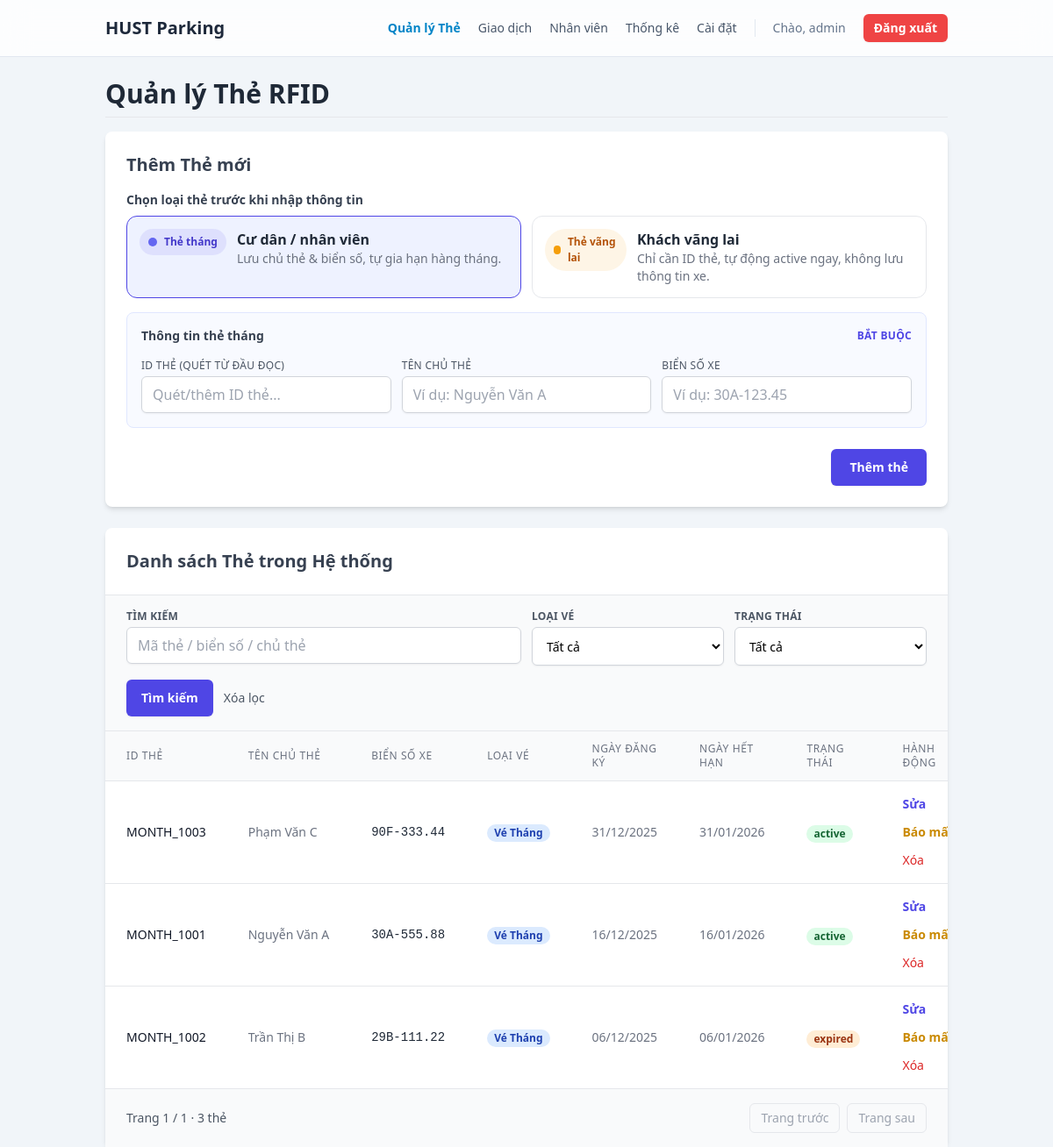
The app's page /admin/dashboard (signed in), older data.
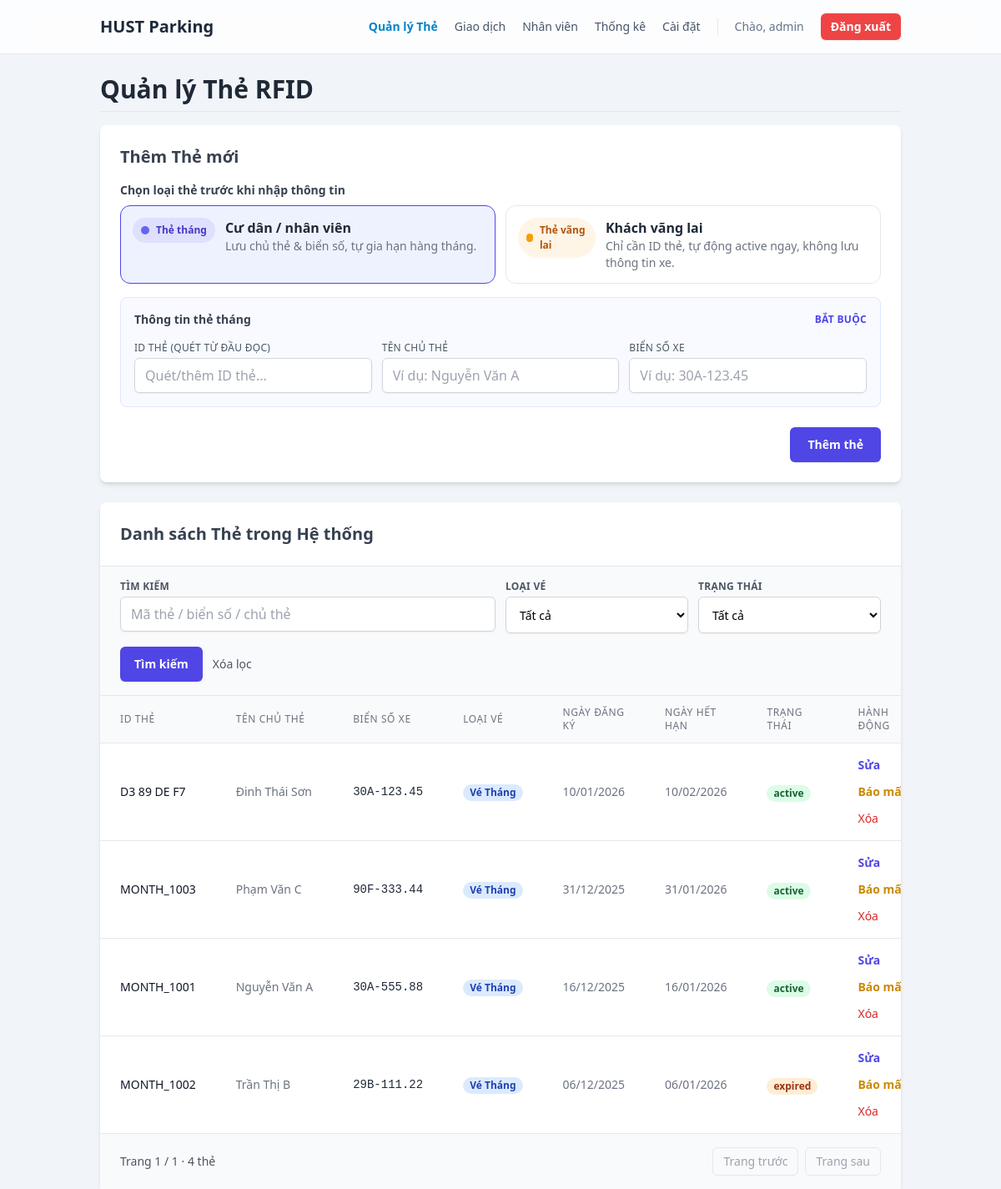
The same page, newer data.
### tables this page shows
CREATE TABLE cards (
            card_id TEXT PRIMARY KEY NOT NULL,
            holder_name TEXT,
            license_plate TEXT,
            ticket_type TEXT NOT NULL,
            expiry_date TEXT,
            created_at TEXT,
            status TEXT NOT NULL
        );

### app.py (the view)
@app.route('/admin/dashboard')
@login_required
@role_required('admin')
def admin_dashboard():
    q = (request.args.get('q') or '').strip()
    ticket_type = (request.args.get('ticket_type') or '').strip()
    status_filter = (request.args.get('status') or '').strip()
    page = parse_int_param(request.args.get('page', 1), 1)
    per_page = parse_int_param(request.args.get('per_page', 25), 25, 100)
    offset = (page - 1) * per_page
    conn = get_db_connection()
    conditions = []
    params = []
    now_str = datetime.now().strftime("%Y-%m-%d %H:%M:%S")
    if q:
        like_term = f"%{escape_like(q)}%"
        conditions.append(
            "(card_id LIKE ? ESCAPE '\\' OR IFNULL(holder_name,'') LIKE ? ESCAPE '\\' OR IFNULL(license_plate,'') LIKE ? ESCAPE '\\')"
        )
        params.extend([like_term, like_term, like_term])
    if ticket_type in ('monthly', 'daily'):
        conditions.append("ticket_type = ?")
        params.append(ticket_type)
    if status_filter == 'expired':
        conditions.append("ticket_type = 'monthly' AND expiry_date IS NOT NULL AND expiry_date < ?")
        params.append(now_str)
    elif status_filter in ('active', 'lost'):
        conditions.append("status = ?")
        params.append(status_filter)
    where_clause = f"WHERE {' AND '.join(conditions)}" if conditions else ""
    total_cards = conn.execute(f"SELECT COUNT(*) FROM cards {where_clause}", params).fetchone()[0]
    rows = conn.execute(
        f"""SELECT card_id, holder_name, license_plate, ticket_type, status, created_at, expiry_date
            FROM cards
            {where_clause}
            ORDER BY created_at DESC, card_id
            LIMIT ? OFFSET ?""",
        params + [per_page, offset]
    ).fetchall()
    conn.close()
    cards = []
    now_dt = datetime.now()
    for row in rows:
        card = dict(row)
        is_expired = False
        if card.get('expiry_date'):
            try:
                is_expired = datetime.strptime(card['expiry_date'], "%Y-%m-%d %H:%M:%S") < now_dt
            except ValueError:
                is_expired = False
        display_status = card.get('status') or 'unknown'
        if display_status != 'lost' and card.get('ticket_type') == 'monthly' and is_expired:
            display_status = 'expired'
        card['display_status'] = display_status
        cards.append(card)
    has_next = offset + per_page < total_cards
    prev_url = url_for('admin_dashboard', **{k: v for k, v in {
        'q': q or None,
        'ticket_type': ticket_type or None,
        'status': status_filter or None,
        'per_page': per_page,
        'page': page - 1
    }.items() if v is not None}) if page > 1 else None
    next_url = url_for('admin_dashboard', **{k: v for k, v in {
        'q': q or None,
        'ticket_type': ticket_type or None,
        'status': status_filter or None,
        'per_page': per_page,
        'page': page + 1
    }.items() if v is not None}) if has_next else None
    return render_template(
        'admin_dashboard.html',
        cards=cards,
        page=page,
        per_page=per_page,
        total_cards=total_cards,
        filters={
            'q': q,
            'ticket_type': ticket_type,
            'status': status_filter,
        },
        prev_url=prev_url,
        next_url=next_url
    )

### app/templates/admin_dashboard.html (shortened to what this page needs)
{% extends "layout.html" %}
{% block content %}
<div class="flex justify-between items-center pb-2 mb-4 border-b">
  <h1 class="text-3xl font-bold text-gray-800">Quản lý Thẻ RFID</h1>
</div>
<div class="mb-6 bg-white p-6 rounded-lg shadow-md">
  <h2 class="text-xl font-semibold mb-4 text-gray-700">Thêm Thẻ mới</h2>
  <form action="{{ url_for('add_card') }}" method="POST" class="space-y-4">
    <div>
      <p class="block text-sm font-semibold text-gray-700 mb-2">Chọn loại thẻ trước khi nhập thông tin</p>
      <div id="ticket-type-options" class="grid grid-cols-1 md:grid-cols-2 gap-3">
        <label class="ticket-option active" data-type="monthly">
          <div class="flex items-start gap-3">
            <div class="ticket-badge bg-indigo-600/10 text-indigo-700">
              <span class="h-2.5 w-2.5 rounded-full bg-indigo-500 inline-block"></span>
              Thẻ tháng
            </div>
            <div>
              <p class="text-base font-semibold text-gray-800">Cư dân / nhân viên</p>
              <p class="text-sm text-gray-500">Lưu chủ thẻ & biển số, tự gia hạn hàng tháng.</p>
            </div>
          </div>
        </label>
        <label class="ticket-option" data-type="daily">
          <div class="flex items-start gap-3">
            <div class="ticket-badge bg-amber-500/10 text-amber-700">
              <span class="h-2.5 w-2.5 rounded-full bg-amber-500 inline-block"></span>
              Thẻ vãng lai
            </div>
            <div>
              <p class="text-base font-semibold text-gray-800">Khách vãng lai</p>
              <p class="text-sm text-gray-500">Chỉ cần ID thẻ, tự động active ngay, không lưu thông tin xe.</p>
            </div>
          </div>
        </label>
      </div>
    </div>
    <div class="space-y-3">
      <div id="monthly-pane" class="border border-indigo-100 bg-indigo-50/40 rounded-lg p-4 monthly-field">
        <div class="flex items-center justify-between mb-4">
          <p class="text-sm font-semibold text-gray-700">Thông tin thẻ tháng</p>
          <span class="text-xs text-indigo-600 font-semibold uppercase tracking-wide">Bắt buộc</span>
        </div>
        <div class="grid grid-cols-1 lg:grid-cols-3 gap-3">
          <div>
            <label for="card_id_monthly" class="block text-xs font-medium text-gray-600 uppercase tracking-wide">ID Thẻ (quét từ đầu đọc)</label>
            <input type="text" id="card_id_monthly" name="card_id" class="mt-1 block w-full px-3 py-2 border border-gray-300 rounded-md shadow-sm focus:outline-none focus:ring-indigo-500 focus:border-indigo-500" placeholder="Quét/thêm ID thẻ..." required>
          </div>
          <div>
            <label for="holder_name" class="block text-xs font-medium text-gray-600 uppercase tracking-wide">Tên chủ thẻ</label>
            <input type="text" id="holder_name" name="holder_name" class="mt-1 block w-full px-3 py-2 border border-gray-300 rounded-md shadow-sm focus:outline-none focus:ring-indigo-500 focus:border-indigo-500" placeholder="Ví dụ: Nguyễn Văn A">
          </div>
          <div>
            <label for="license_plate" class="block text-xs font-medium text-gray-600 uppercase tracking-wide">Biển số xe</label>
            <input type="text" id="license_plate" name="license_plate" class="mt-1 block w-full px-3 py-2 border border-gray-300 rounded-md shadow-sm focus:outline-none focus:ring-indigo-500 focus:border-indigo-500" placeholder="Ví dụ: 30A-123.45">
          </div>
        </div>
      </div>
    </div>
    <div class="text-right pt-2">
      <button type="submit" class="inline-flex items-center gap-2 justify-center py-2.5 px-5 border border-transparent rounded-md shadow-sm text-sm font-semibold text-white bg-indigo-600 hover:bg-indigo-700 focus:outline-none">
        <span>Thêm thẻ</span>
      </button>
    </div>
  </form>
</div>
<div class="bg-white rounded-lg shadow-md">
  <div class="p-6 border-b">
      <h2 class="text-xl font-semibold text-gray-700">Danh sách Thẻ trong Hệ thống</h2>
  </div>
  <form action="{{ url_for('admin_dashboard') }}" method="get" class="px-6 py-4 bg-gray-50 border-b">
    <div class="grid grid-cols-1 md:grid-cols-4 gap-3">
      <div class="md:col-span-2">
        <label class="block text-xs font-semibold text-gray-600 uppercase tracking-wide">Tìm kiếm</label>
        <input type="text" name="q" value="{{ filters.q }}" placeholder="Mã thẻ / biển số / chủ thẻ" class="mt-1 block w-full px-3 py-2 border border-gray-300 rounded-md shadow-sm focus:outline-none focus:ring-indigo-500 focus:border-indigo-500">
      </div>
      <div>
        <label class="block text-xs font-semibold text-gray-600 uppercase tracking-wide">Loại vé</label>
        <select name="ticket_type" class="mt-1 block w-full py-2 px-3 h-11 border border-gray-300 bg-white rounded-md shadow-sm focus:outline-none focus:ring-indigo-500 focus:border-indigo-500 sm:text-sm">
          <option value="">Tất cả</option>
        </select>
      </div>
      <div>
        <label class="block text-xs font-semibold text-gray-600 uppercase tracking-wide">Trạng thái</label>
        <select name="status" class="mt-1 block w-full py-2 px-3 h-11 border border-gray-300 bg-white rounded-md shadow-sm focus:outline-none focus:ring-indigo-500 focus:border-indigo-500 sm:text-sm">
          <option value="">Tất cả</option>
        </select>
      </div>
    </div>
    <div class="flex items-center gap-3 mt-4">
      <button type="submit" class="inline-flex items-center gap-2 justify-center py-2.5 px-4 border border-transparent rounded-md shadow-sm text-sm font-semibold text-white bg-indigo-600 hover:bg-indigo-700 focus:outline-none">
        Tìm kiếm
      </button>
      <a href="{{ url_for('admin_dashboard') }}" class="text-sm text-gray-600 hover:text-gray-900">Xóa lọc</a>
    </div>
  </form>
  <div class="overflow-x-auto">
    <table class="min-w-full divide-y divide-gray-200">
      <thead class="bg-gray-50">
        <tr>
          <th scope="col" class="px-6 py-3 text-left text-xs font-medium text-gray-500 uppercase tracking-wider">ID Thẻ</th>
          <th scope="col" class="px-6 py-3 text-left text-xs font-medium text-gray-500 uppercase tracking-wider">Tên chủ thẻ</th>
          <th scope="col" class="px-6 py-3 text-left text-xs font-medium text-gray-500 uppercase tracking-wider">Biển số xe</th>
          <th scope="col" class="px-6 py-3 text-left text-xs font-medium text-gray-500 uppercase tracking-wider">Loại vé</th>
          <th scope="col" class="px-6 py-3 text-left text-xs font-medium text-gray-500 uppercase tracking-wider">Ngày đăng ký</th>
          <th scope="col" class="px-6 py-3 text-left text-xs font-medium text-gray-500 uppercase tracking-wider">Ngày hết hạn</th>
          <th scope="col" class="px-6 py-3 text-left text-xs font-medium text-gray-500 uppercase tracking-wider">Trạng thái</th>
          <th scope="col" class="px-6 py-3 text-left text-xs font-medium text-gray-500 uppercase tracking-wider">Hành động</th>
        </tr>
      </thead>
      <tbody class="bg-white divide-y divide-gray-200">
        {% for card in cards %}
        <tr class="hover:bg-gray-50">
          <td class="px-6 py-4 whitespace-nowrap text-sm font-medium text-gray-900">{{ card.card_id }}</td>
          <td class="px-6 py-4 whitespace-nowrap text-sm text-gray-500">{{ card.holder_name or 'N/A' }}</td>
          <td class="px-6 py-4 whitespace-nowrap text-sm font-mono text-gray-800">{{ card.license_plate or 'N/A' }}</td>
          <td class="px-6 py-4 whitespace-nowrap text-sm text-gray-500">
            {% if card.ticket_type == 'monthly' %}
              <span class="px-2 inline-flex text-xs leading-5 font-semibold rounded-full bg-blue-100 text-blue-800">Vé Tháng</span>
            {% else %}
              <span class="px-2 inline-flex text-xs leading-5 font-semibold rounded-full bg-yellow-100 text-yellow-800">Vé Vãng lai</span>
            {% endif %}
          </td>
          <td class="px-6 py-4 whitespace-nowrap text-sm text-gray-500">
            {{ card.created_at|vn_dt("%d/%m/%Y") if card.created_at else 'N/A' }}
          </td>
          <td class="px-6 py-4 whitespace-nowrap text-sm text-gray-500">
            {% if card.expiry_date %}
              {{ card.expiry_date|vn_dt("%d/%m/%Y") }}
            {% else %}
              <span class="text-gray-400">Chưa thiết lập</span>
            {% endif %}
          </td>
          <td class="px-6 py-4 whitespace-nowrap">
            {% if card.display_status == 'lost' %}
              <span class="px-2 inline-flex text-xs leading-5 font-semibold rounded-full bg-red-100 text-red-800">lost</span>
            {% elif card.display_status == 'expired' %}
              <span class="px-2 inline-flex text-xs leading-5 font-semibold rounded-full bg-orange-100 text-orange-800">expired</span>
            {% else %}
              <span class="px-2 inline-flex text-xs leading-5 font-semibold rounded-full bg-green-100 text-green-800">{{ card.display_status }}</span>
            {% endif %}
          </td>
          <td class="px-6 py-4 whitespace-nowrap text-sm font-medium">
            <div class="flex items-center gap-3 flex-wrap">
              <button
                type="button"
                class="text-indigo-600 hover:text-indigo-900 font-semibold"
                onclick="openEditModal(this)"
                data-card-id="{{ card.card_id }}"
                data-holder-name="{{ card.holder_name or '' }}"
                data-license-plate="{{ card.license_plate or '' }}"
                data-ticket-type="{{ card.ticket_type }}"
                data-created-at="{{ card.created_at|vn_dt('%d/%m/%Y') if card.created_at else '' }}"
                data-expiry-date="{{ card.expiry_date|vn_dt('%d/%m/%Y') if card.expiry_date else '' }}"
              >
                Sửa
              </button>
              {% set is_lost = (card.status == 'lost') %}
              <form action="{{ url_for('set_card_status') }}" method="POST" onsubmit="return confirm('{{ 'Kích hoạt lại thẻ này?' if is_lost else 'Báo mất và vô hiệu hóa thẻ này?' }}');">
                <button type="submit" class="{{ 'text-green-600 hover:text-green-900' if is_lost else 'text-yellow-600 hover:text-yellow-900' }} font-semibold">
                  {{ 'Kích hoạt' if is_lost else 'Báo mất' }}
                </button>
              </form>
              <a href="{{ url_for('delete_card', card_id=card.card_id) }}" class="text-red-600 hover:text-red-900" onclick="return confirm('Bạn có chắc chắn muốn xóa thẻ này không?');">Xóa</a>
            </div>
          </td>
        </tr>
        {% else %}
        <tr>
          <td colspan="8" class="px-6 py-12 text-center text-sm text-gray-500">Chưa có thẻ nào trong hệ thống.</td>
        </tr>
        {% endfor %}
      </tbody>
    </table>
  </div>
  <div class="flex items-center justify-between px-6 py-4 border-t bg-gray-50 text-sm text-gray-600">
    <div>Trang {{ page }} / {{ ((total_cards - 1) // per_page) + 1 if total_cards else 1 }} · {{ total_cards }} thẻ</div>
    <div class="flex gap-2">
      {% if prev_url %}
        <a href="{{ prev_url }}" class="px-3 py-1.5 rounded-md border border-gray-300 bg-white hover:bg-gray-100">Trang trước</a>
      {% else %}
        <span class="px-3 py-1.5 rounded-md border border-gray-200 text-gray-400 cursor-not-allowed">Trang trước</span>
      {% endif %}
      {% if next_url %}
        <a href="{{ next_url }}" class="px-3 py-1.5 rounded-md border border-gray-300 bg-white hover:bg-gray-100">Trang sau</a>
      {% else %}
        <span class="px-3 py-1.5 rounded-md border border-gray-200 text-gray-400 cursor-not-allowed">Trang sau</span>
      {% endif %}
    </div>
  </div>
</div>
{% endblock %}

Row changes from the older to the newer data that the page shows:
added cards: card_id "D3 89 DE F7", holder_name "Đinh Thái Sơn", license_plate "30A-123.45", ticket_type "Vé Tháng", created_at|vn_dt "10/01/2026", expiry_date|vn_dt "10/02/2026", display_status "active", value "Báo…"
Text that changed along with them:
{{ total_cards }}: "3" → "4"
